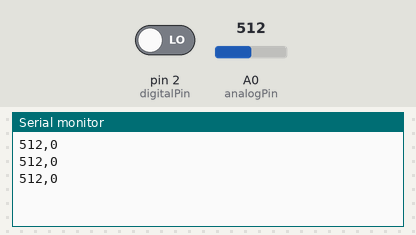
Recording of a sketch running on a simulated Arduino Uno, built with avr-gcc and run on an emulated ATmega328P. On the bench: the last lines printed to the serial monitor. The test bench sets the inputs (shaded band); at power-on: A0 (analogPin) = 512, pin 2 (digitalPin) LOW.

Above: at 1.3 s.
1.4 s: A0 (analogPin) set to 716
At 1.9 s:
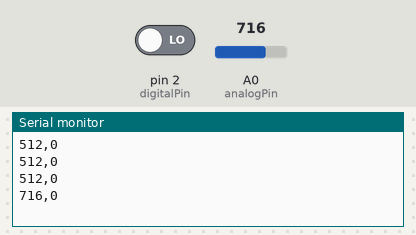
2.9 s: pin 2 (digitalPin) driven HIGH
At 3.4 s:
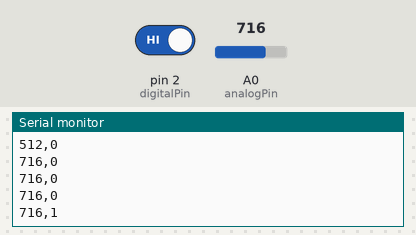
4.4 s: A0 (analogPin) set to 900
At 4.9 s:
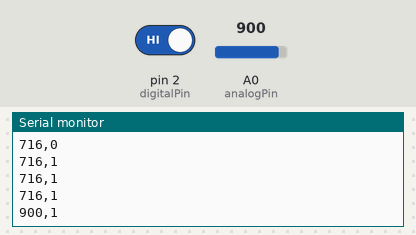
5.9 s: pin 2 (digitalPin) driven LOW
At 6.4 s:
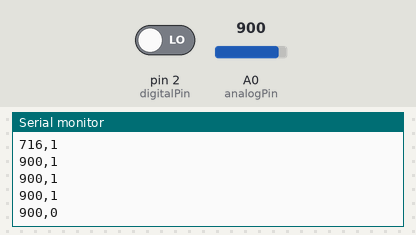
Timing chart, 0 to 8.4 s (numbered marks = the images above; inputs shaded):
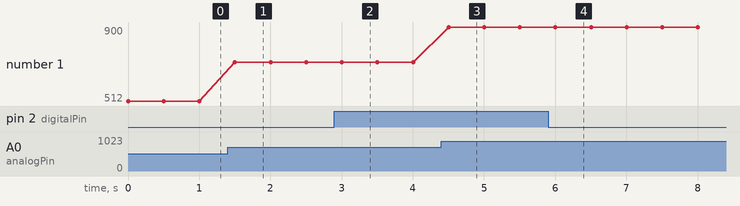

The sketch:

photoresistor_module.ino
```cpp
//Photoresistive light detection module

#define analogPin A0
#define digitalPin 2


void setup() {
  Serial.begin(9600);
  pinMode(digitalPin, INPUT);
}

void loop() {
  int aValue = analogRead(analogPin); // The analog pin gives output of the resistance provided by the ldr 1023(no light), 0(highest light)
  int dValue = digitalRead(digitalPin); // gives value '0' when reaches a preset level set by adjusting sensitivity otherwise '1'
  Serial.print(aValue);
  Serial.print(",");
  Serial.println(dValue);
  delay(500);
}
```

Measured:
- after the input at 1.4 s, the serial monitor: prints a new line after 0.10 s (image 1)
- after the input at 2.9 s, the serial monitor: prints a new line after 0.10 s (image 2)
- after the input at 4.4 s, the serial monitor: prints a new line after 0.10 s (image 3)
- after the input at 5.9 s, the serial monitor: prints a new line after 0.10 s (image 4)
- plotted number 1: 512 → 716 after the input at 1.4 s, 716 → 900 after the input at 4.4 s
